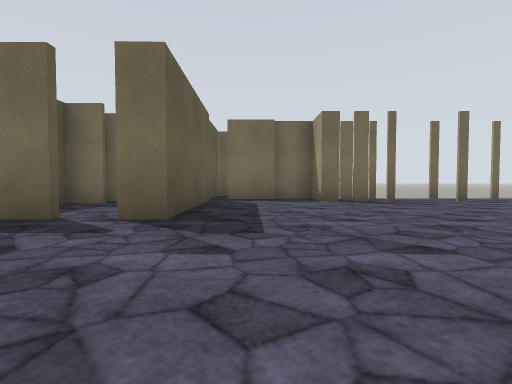
[1] (above)

18 first-person views from a walk through a robot-simulator world made for Gazebo. The camera is 0.94 m above the floor, tilts 2° down and sees 85° across. The floor is counted in squares, 2 m on a side. Each view is taken from the middle of a square. On the plan, view 1 faces up. The plan holds only what a view shows up to about 9 squares ahead; the rest is blank. Surface patterns are stand-ins for the level's own textures.

[2]
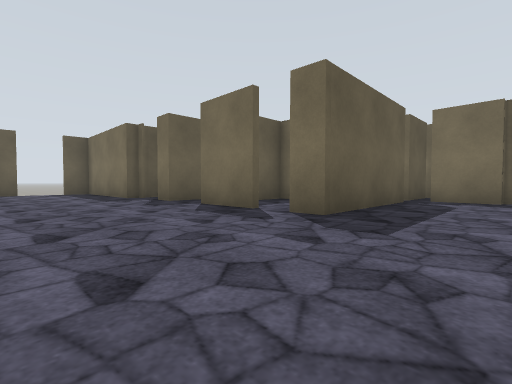

[3]
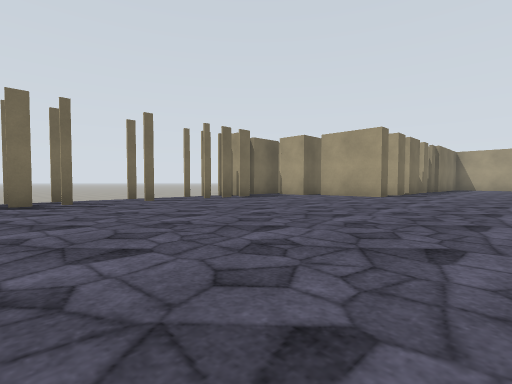

[4]
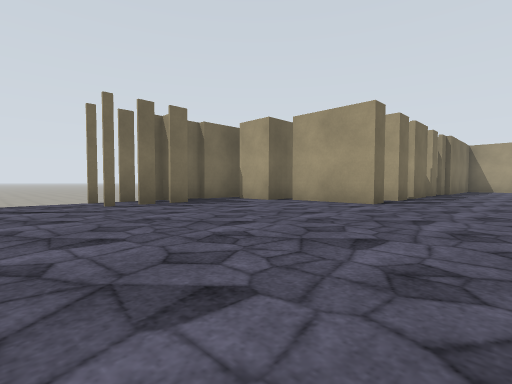

[5]
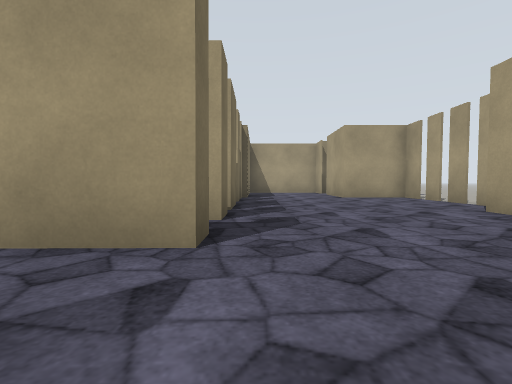

[6]
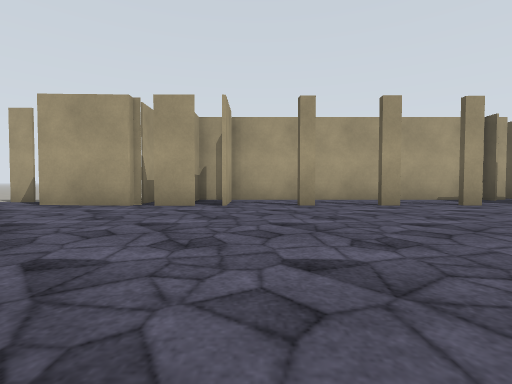

[7]
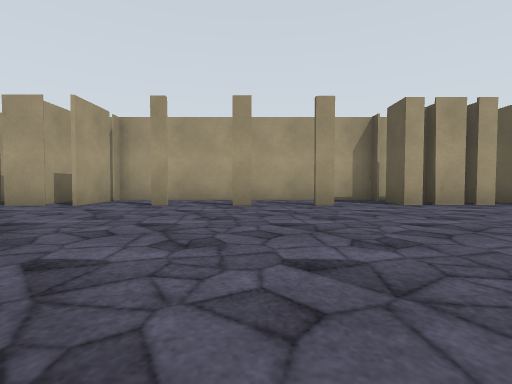

[8]
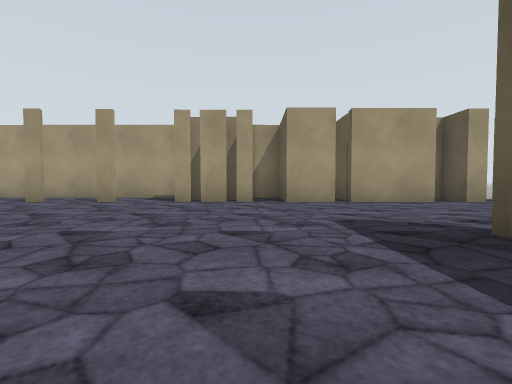

[9]
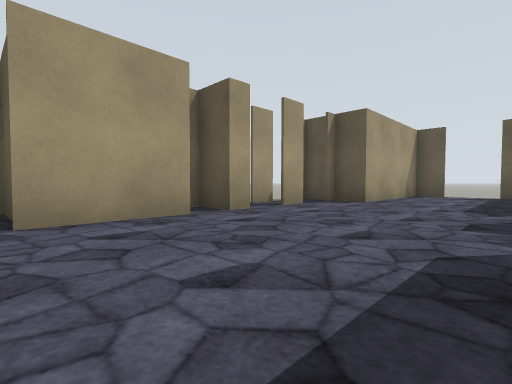

[10]
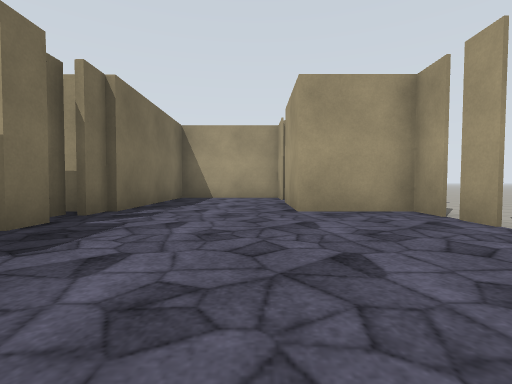

[11]
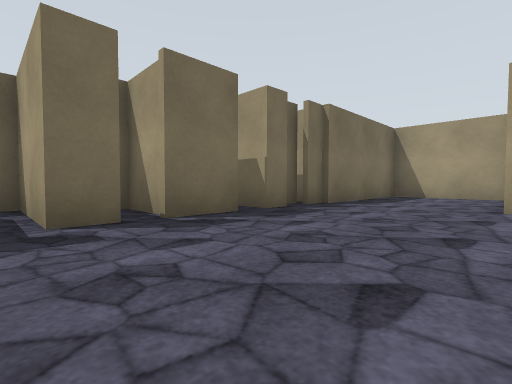

[12]
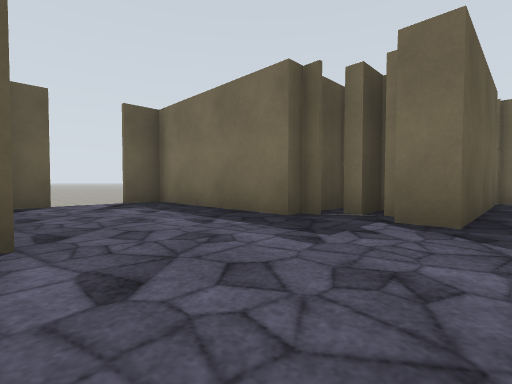

[13]
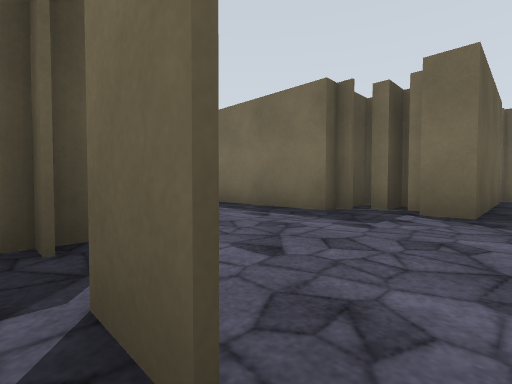

[14]
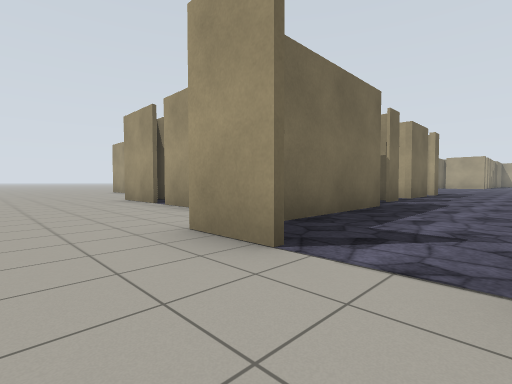

[15]
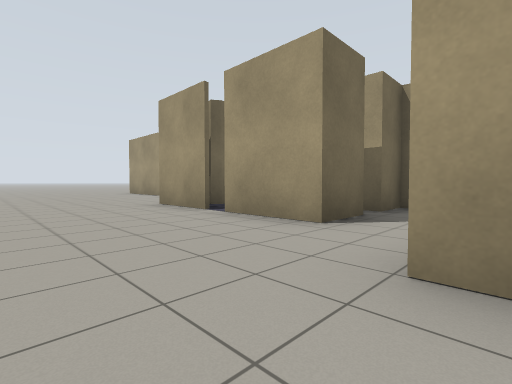

[16]
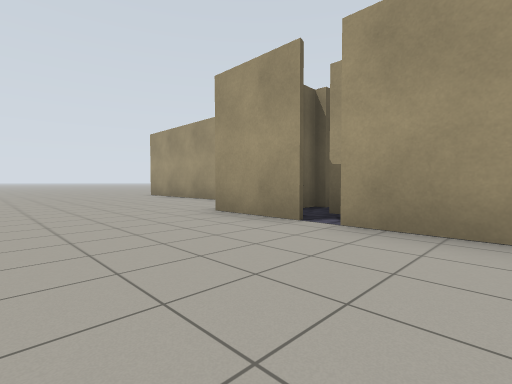

[17]
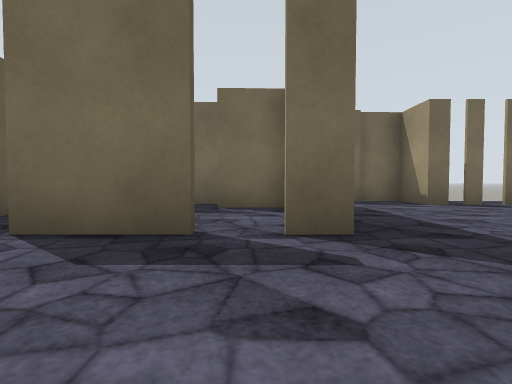

[18]
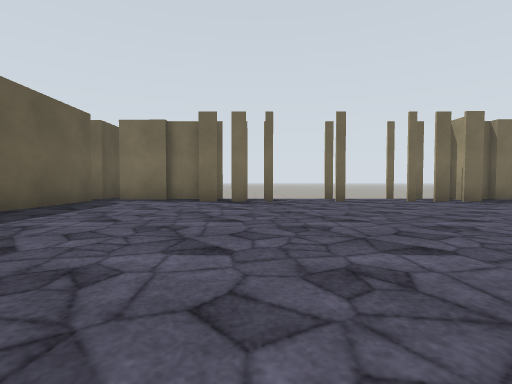

### Floor plan
Key: @ floor where view 1 was taken; # wall or solid block; x gap in a wall; . floor.
Columns run from 13 left of view 1 to 22 right of it. Each row starts with its distance up from view 1.
 16  ..
 15  ...
 14  ....
 13 .....#
 12 .....#             ..
 11 .....#             ..
 10 .....       #   ......
  9 ....        #   ......
  8 ...####### ######.#.#####
  7 ...##  #.###...##...###.#
  6 ...#   #.#.##...........##
  5 ...#.###.#..#...........####
  4 ......##.##.#...........#.#####
  3 ..#####......................#######
  2 ...................................#
  1 ...................................#
  0   ####.......@.................##.##
 -1      #x#.###.####....#.####....#
 -2            #.####......#####xxx#
 -3            ##############    ....
 -4                                ..

Positions as (right, up) in squares from view 1, and headings:
1: (0, 0), facing up
2: (1, 0), facing up-left
3: (2, 0), facing up-right
4: (5, 1), facing up-right
5: (9, 3), facing right
6: (9, 5), facing down
7: (6, 5), facing down
8: (1, 6), facing down
9: (-1, 3), facing down-left
10: (13, 1), facing right
11: (12, 0), facing up-right
12: (-5, 0), facing up-left
13: (-5, -1), facing up-left
14: (-13, 1), facing up-right
15: (-13, 3), facing up-right
16: (-13, 5), facing up-right
17: (-2, 1), facing up
18: (3, 0), facing up
